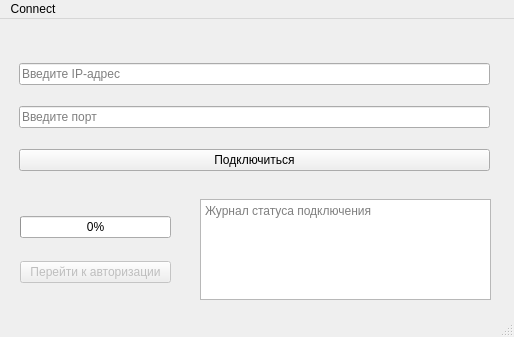
<?xml version="1.0" encoding="UTF-8"?>
<ui version="4.0">
 <class>connect_setup</class>
 <widget class="QMainWindow" name="connect_setup">
  <property name="geometry">
   <rect>
    <x>0</x>
    <y>0</y>
    <width>514</width>
    <height>337</height>
   </rect>
  </property>
  <property name="windowTitle">
   <string>MainWindow</string>
  </property>
  <widget class="QWidget" name="centralwidget">
   <widget class="QWidget" name="verticalLayoutWidget">
    <property name="geometry">
     <rect>
      <x>19</x>
      <y>29</y>
      <width>471</width>
      <height>141</height>
     </rect>
    </property>
    <layout class="QVBoxLayout" name="verticalLayout">
     <item>
      <widget class="QLineEdit" name="lineEdit_IPadress">
       <property name="placeholderText">
        <string>Введите IP-адрес</string>
       </property>
      </widget>
     </item>
     <item>
      <widget class="QLineEdit" name="lineEdit_Port">
       <property name="placeholderText">
        <string>Введите порт</string>
       </property>
      </widget>
     </item>
     <item>
      <widget class="QPushButton" name="pushButton_toConnect">
       <property name="text">
        <string>Подключиться</string>
       </property>
      </widget>
     </item>
    </layout>
   </widget>
   <widget class="QWidget" name="horizontalLayoutWidget">
    <property name="geometry">
     <rect>
      <x>20</x>
      <y>180</y>
      <width>151</width>
      <height>101</height>
     </rect>
    </property>
    <layout class="QVBoxLayout" name="verticalLayout_2">
     <item>
      <widget class="QProgressBar" name="progressBar_Connection">
       <property name="value">
        <number>0</number>
       </property>
      </widget>
     </item>
     <item>
      <widget class="QPushButton" name="pushButton_toAuth">
       <property name="enabled">
        <bool>false</bool>
       </property>
       <property name="text">
        <string>Перейти к авторизации</string>
       </property>
      </widget>
     </item>
    </layout>
   </widget>
   <widget class="QTextEdit" name="textEdit_connectionStatus">
    <property name="geometry">
     <rect>
      <x>200</x>
      <y>180</y>
      <width>291</width>
      <height>101</height>
     </rect>
    </property>
    <property name="readOnly">
     <bool>true</bool>
    </property>
    <property name="placeholderText">
     <string>Журнал статуса подключения</string>
    </property>
   </widget>
  </widget>
  <widget class="QMenuBar" name="menubar">
   <property name="geometry">
    <rect>
     <x>0</x>
     <y>0</y>
     <width>514</width>
     <height>21</height>
    </rect>
   </property>
   <widget class="QMenu" name="menuConnect">
    <property name="title">
     <string>Connect</string>
    </property>
   </widget>
   <addaction name="menuConnect"/>
  </widget>
  <widget class="QStatusBar" name="statusbar"/>
 </widget>
 <resources/>
 <connections/>
</ui>
